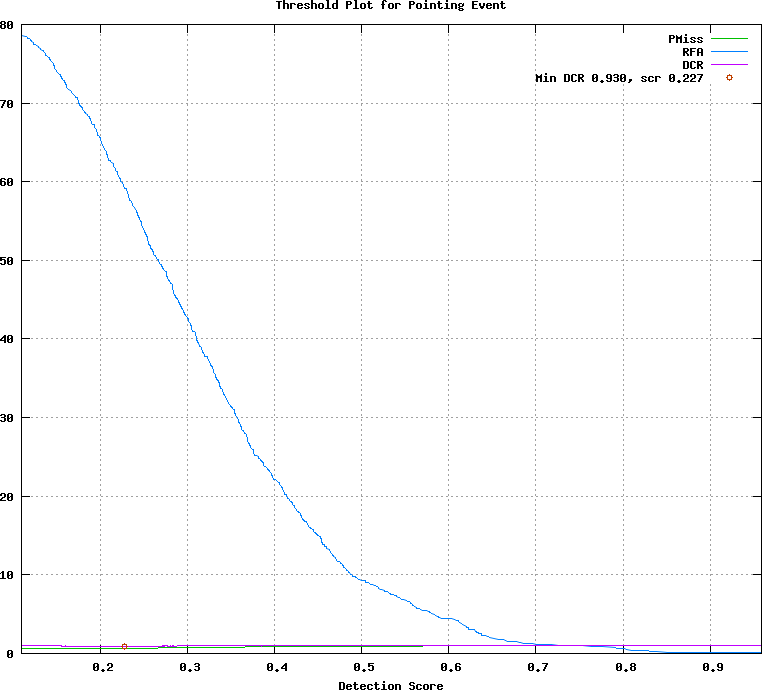

Write the gnuplot code that produced this figure.
## GNUPLOT command file
set terminal postscript color
set style data lines
set title 'Threshold Plot for Pointing Event'
set xlabel 'Detection Score'
set grid
set size ratio 0.85
plot [0.109333:0.959000]  \
  'test.det.Pointing_Event.dat.1' using 1:4 title 'PMiss' with lines lt 2, \
  'test.det.Pointing_Event.dat.1' using 1:5 title 'RFA' with lines lt 3, \
  'test.det.Pointing_Event.dat.1' using 1:6 title 'DCR' with lines lt 4, \
  'test.det.Pointing_Event.dat.2' using 1:2 title 'Min DCR 0.930, scr 0.227' with points lt 6
